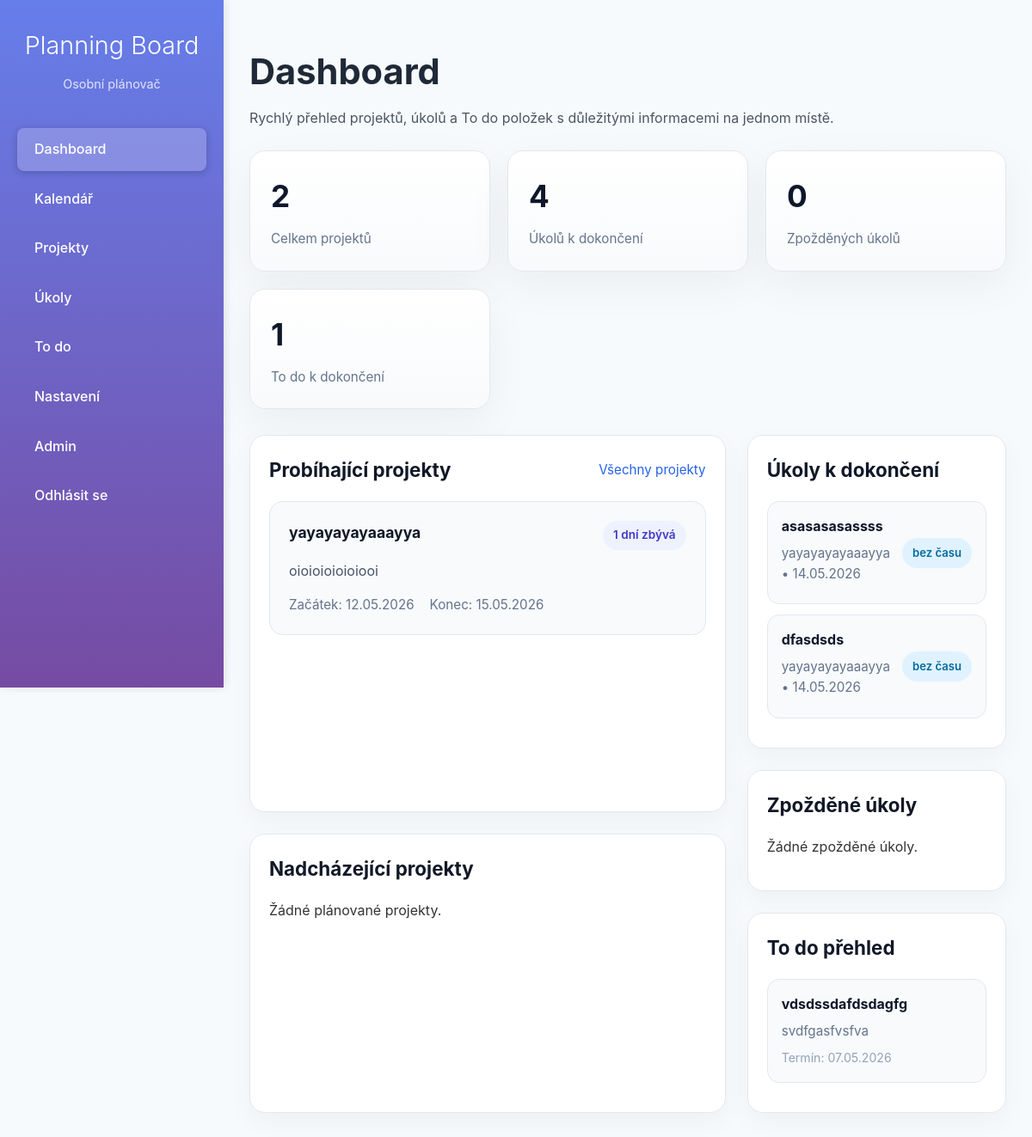
Page /tasks/ (signed in) on the committed database.
### tasks/models.py (models this page shows, shortened)
class Project(models.Model):
    user = models.ForeignKey(User, on_delete=models.CASCADE)
    title = models.CharField(max_length=200)
    description = models.TextField(blank=True)
    start_date = models.DateField()
    end_date = models.DateField()
    calendar = models.ForeignKey(Calendar, on_delete=models.CASCADE)
    completed = models.BooleanField(default=False)
    @property
    def remaining_days(self):
        from datetime import date
        today = date.today()
        return max(0, (self.end_date - today).days)

class Task(models.Model):
    PRIORITY_HIGH = 1
    PRIORITY_MEDIUM = 2
    PRIORITY_LOW = 3
    PRIORITY_CHOICES = [
        (PRIORITY_HIGH, "Vysoká"),
        (PRIORITY_MEDIUM, "Střední"),
        (PRIORITY_LOW, "Nízká"),
    ]
    project = models.ForeignKey(Project, on_delete=models.CASCADE, related_name="tasks")
    user = models.ForeignKey(User, on_delete=models.CASCADE)
    title = models.CharField(max_length=255)
    description = models.TextField(blank=True)
    date = models.DateField()
    start_time = models.TimeField(null=True, blank=True)
    end_time = models.TimeField(null=True, blank=True)
    priority = models.IntegerField(choices=PRIORITY_CHOICES, default=PRIORITY_MEDIUM)
    tags = models.ManyToManyField(Tag, blank=True)
    completed = models.BooleanField(default=False)
    created_at = models.DateTimeField(auto_now_add=True)

class Todo(models.Model):
    user = models.ForeignKey(User, on_delete=models.CASCADE)
    title = models.CharField(max_length=255)
    description = models.TextField(blank=True)
    due_date = models.DateField()
    completed = models.BooleanField(default=False)
    created_at = models.DateTimeField(auto_now_add=True)

### tasks/views.py (the view)
# urls.py: path("", views.dashboard, name="dashboard"),
@login_required
def dashboard(request):
    user = request.user
    calendar = Calendar.objects.filter(user=user).first()
    if not calendar:
        calendar = Calendar.objects.create(user=user, field="Můj kalendář")
    total_projects = Project.objects.filter(user=user).count()
    total_tasks = Task.objects.filter(user=user).count()
    completed_tasks = Task.objects.filter(user=user, completed=True).count()
    pending_tasks = total_tasks - completed_tasks
    total_todos = Todo.objects.filter(user=user).count()
    completed_todos = Todo.objects.filter(user=user, completed=True).count()
    pending_todos = total_todos - completed_todos
    week_ago = timezone.now() - timedelta(days=7)
    recent_tasks = Task.objects.filter(
        user=user,
        created_at__gte=week_ago
    ).order_by('-created_at')[:5]
    today_tasks = Task.objects.filter(
        user=user,
        date=date.today()
    ).order_by('start_time')
    today_todos = Todo.objects.filter(
        user=user,
        due_date=date.today()
    ).order_by('created_at')
    current_projects = Project.objects.filter(
        user=user,
        start_date__lte=date.today(),
        end_date__gte=date.today()
    ).order_by('end_date')
    upcoming_projects = Project.objects.filter(
        user=user,
        start_date__gt=date.today()
    ).order_by('start_date')
    overdue_projects = Project.objects.filter(
        user=user,
        end_date__lt=date.today()
    ).order_by('-end_date')
    pending_tasks_list = Task.objects.filter(
        user=user,
        completed=False,
        project__completed=False
    ).order_by('date', 'start_time')[:6]
    overdue_tasks = Task.objects.filter(
        user=user,
        completed=False,
        project__completed=False,
        date__lt=date.today()
    ).order_by('date', 'start_time')[:6]
    recent_completed_tasks = Task.objects.filter(
        user=user,
        completed=True
    ).order_by('-date')[:6]
    todo_pending = Todo.objects.filter(
        user=user,
        completed=False
    ).order_by('due_date')[:6]
    todo_completed = Todo.objects.filter(
        user=user,
        completed=True
    ).order_by('-due_date')[:6]
    context = {
        'calendar': calendar,
        'total_projects': total_projects,
        'total_tasks': total_tasks,
        'completed_tasks': completed_tasks,
        'pending_tasks': pending_tasks,
        'overdue_tasks': overdue_tasks.count(),
        'total_todos': total_todos,
        'completed_todos': completed_todos,
        'pending_todos': pending_todos,
        'recent_tasks': recent_tasks,
        'today_tasks': today_tasks,
        'current_projects': current_projects,
        'upcoming_projects': upcoming_projects,
        'overdue_projects': overdue_projects,
        'pending_tasks_list': pending_tasks_list,
        'overdue_tasks_list': overdue_tasks,
        'recent_completed_tasks': recent_completed_tasks,
        'todo_pending': todo_pending,
        'todo_completed': todo_completed,
        'today_todos': today_todos,
    }
    return render(request, "tasks/dashboard.html", context)

### tasks/templates/tasks/dashboard.html (shortened to what this page needs)
{% extends "base.html" %}
{% block content %}
<div class="dashboard">
    <div class="dashboard-header">
        <div>
            <h1>Dashboard</h1>
            <p>Rychlý přehled projektů, úkolů a To do položek s důležitými informacemi na jednom místě.</p>
        </div>
    </div>
    <div class="stats-grid">
        <div class="stat-card">
            <h3>{{ total_projects }}</h3>
            <p>Celkem projektů</p>
        </div>
        <div class="stat-card">
            <h3>{{ pending_tasks }}</h3>
            <p>Úkolů k dokončení</p>
        </div>
        <div class="stat-card">
            <h3>{{ overdue_tasks }}</h3>
            <p>Zpožděných úkolů</p>
        </div>
        <div class="stat-card">
            <h3>{{ pending_todos }}</h3>
            <p>To do k dokončení</p>
        </div>
    </div>
    <div class="dashboard-content">
        <div class="main-column">
            <div class="section section-panel">
                <div class="section-title-row">
                    <h2>Probíhající projekty</h2>
                    <a href="{% url 'tasks:project_list' %}" class="small-link">Všechny projekty</a>
                </div>
                {% if current_projects %}
                    <div class="project-grid">
                        {% for project in current_projects %}
                            <div class="project-card project-card-large">
                                <div class="project-card-header">
                                    <h3><a href="{% url 'tasks:project_detail' project.pk %}">{{ project.title }}</a></h3>
                                    <span class="project-badge">{{ project.remaining_days }} dní zbývá</span>
                                </div>
                                <p>{{ project.description|truncatechars:120|default:"Bez popisu" }}</p>
                                <div class="project-meta-row">
                                    <span>Začátek: {{ project.start_date|date:"d.m.Y" }}</span>
                                    <span>Konec: {{ project.end_date|date:"d.m.Y" }}</span>
                                </div>
                            </div>
                        {% endfor %}
                    </div>
                {% else %}
                    <p>Momentálně žádné probíhající projekty.</p>
                {% endif %}
            </div>
            <div class="section section-panel">
                <div class="section-title-row">
                    <h2>Nadcházející projekty</h2>
                </div>
                {% if upcoming_projects %}
                    <div class="project-grid">
                        {% for project in upcoming_projects %}
                            <div class="project-card project-card-small">
                                <h4><a href="{% url 'tasks:project_detail' project.pk %}">{{ project.title }}</a></h4>
                                <p>{{ project.description|truncatechars:100|default:"Bez popisu" }}</p>
                                <div class="project-meta-row">
                                    <span>Začíná: {{ project.start_date|date:"d.m.Y" }}</span>
                                    <span>Konec: {{ project.end_date|date:"d.m.Y" }}</span>
                                </div>
                            </div>
                        {% endfor %}
                    </div>
                {% else %}
                    <p>Žádné plánované projekty.</p>
                {% endif %}
            </div>
        </div>
        <aside class="side-column">
            <div class="section section-panel">
                <div class="section-title-row">
                    <h2>Úkoly k dokončení</h2>
                </div>
                {% if pending_tasks_list %}
                    <ul class="task-list">
                        {% for task in pending_tasks_list %}
                            <li class="task-item{% if task.completed %} completed{% endif %}">
                                <div class="task-info">
                                    <h4>{{ task.title }}</h4>
                                    <p>{{ task.project.title }} • {{ task.date|date:"d.m.Y" }}</p>
                                </div>
                                <span class="task-chip">{% if task.start_time %}{{ task.start_time }}{% else %}bez času{% endif %}</span>
                            </li>
                        {% endfor %}
                    </ul>
                {% else %}
                    <p>Momentálně žádné úkoly k dokončení.</p>
                {% endif %}
            </div>
            <div class="section section-panel">
                <div class="section-title-row">
                    <h2>Zpožděné úkoly</h2>
                </div>
                {% if overdue_tasks_list %}
                    <ul class="task-list">
                        {% for task in overdue_tasks_list %}
                            <li class="task-item overdue">
                                <div class="task-info">
                                    <h4>{{ task.title }}</h4>
                                    <p>{{ task.project.title }} • {{ task.date|date:"d.m.Y" }}</p>
                                </div>
                                <span class="task-chip overdue-chip">po termínu</span>
                            </li>
                        {% endfor %}
                    </ul>
                {% else %}
                    <p>Žádné zpožděné úkoly.</p>
                {% endif %}
            </div>
            <div class="section section-panel">
                <div class="section-title-row">
                    <h2>To do přehled</h2>
                </div>
                {% if todo_pending %}
                    <ul class="task-list">
                        {% for todo in todo_pending %}
                            <li class="task-item{% if todo.completed %} completed{% endif %}">
                                <div class="task-info">
                                    <h4>{{ todo.title }}</h4>
                                    <p>{{ todo.description|truncatechars:60 }}</p>
                                    <small>Termín: {{ todo.due_date|date:"d.m.Y" }}</small>
                                </div>
                            </li>
                        {% endfor %}
                    </ul>
                {% else %}
                    <p>Žádné nesplněné To do.</p>
                {% endif %}
            </div>
        </aside>
    </div>
</div>
{% endblock %}

### tasks/static/tasks/style.css (style rules this page uses)
body { margin: 0; font-family: Arial, sans-serif; }

### templates/base.html (style rules this page uses)
* { box-sizing: border-box; }
body { margin: 0; font-family: -apple-system, BlinkMacSystemFont, 'Segoe UI', Roboto, 'Helvetica Neue', Arial, sans-serif; background: #f7fafc; color: #333; line-height: 1.6; }

### tasks/templates/tasks/dashboard.html (style rules this page uses)
.dashboard { max-width: 1280px; margin: 0 auto; padding: 20px 0; }
.dashboard-header { margin-bottom: 25px; }
.dashboard-header h1 { margin: 0 0 8px 0; font-size: 2.6rem; color: #1f2937; }
.dashboard-header p { margin: 0; color: #4b5563; font-size: 1rem; }
.stats-grid { display: grid; grid-template-columns: repeat(auto-fit, minmax(220px, 1fr)); gap: 20px; margin-bottom: 30px; }
.stat-card { background: linear-gradient(180deg, #ffffff 0%, #f8fafc 100%); padding: 24px; border-radius: 18px; border: 1px solid #e5e7eb; box-shadow: 0 16px 50px rgba(15, 23, 42, 0.05); }
.stat-card h3 { margin: 0 0 10px 0; font-size: 2.2rem; color: #0f172a; }
.stat-card p { margin: 0; color: #64748b; font-size: 0.95rem; }
.dashboard-content { display: grid; grid-template-columns: 2.2fr 1fr; gap: 25px; }
.main-column, .side-column { display: grid; gap: 25px; }
.section { background: white; border-radius: 18px; border: 1px solid #e5e7eb; padding: 22px; box-shadow: 0 10px 30px rgba(15, 23, 42, 0.04); }
.section-title-row { display: flex; justify-content: space-between; align-items: center; margin-bottom: 18px; }
.section h2 { margin: 0; font-size: 1.4rem; color: #111827; }
.small-link { color: #2563eb; text-decoration: none; font-size: 0.95rem; }
.project-grid { display: grid; gap: 16px; }
.project-card { background: #f8fafc; border-radius: 16px; border: 1px solid #e2e8f0; padding: 18px; }
.project-card-large { padding: 22px; }
.project-card-header { display: flex; justify-content: space-between; align-items: flex-start; gap: 12px; margin-bottom: 12px; }
.project-card h3, .project-card h4 { margin: 0; color: #111827; font-size: 1.1rem; }
.project-card h3 a, .project-card h4 a { color: inherit; text-decoration: none; }
.project-badge { background: #eef2ff; color: #4338ca; padding: 6px 12px; border-radius: 9999px; font-size: 0.85rem; font-weight: 600; }
.project-card p { margin: 0 0 14px 0; color: #475569; line-height: 1.6; }
.project-meta-row { display: flex; justify-content: flex-start; gap: 18px; flex-wrap: wrap; color: #64748b; font-size: 0.95rem; }
.task-list, .todo-list { list-style: none; padding: 0; margin: 0; }
.task-item { display: flex; justify-content: space-between; align-items: center; gap: 14px; padding: 16px; margin-bottom: 12px; background: #f8fafc; border-radius: 14px; border: 1px solid #e2e8f0; }
.task-info h4, .todo-info h4 { margin: 0 0 6px 0; font-size: 1rem; color: #0f172a; }
.task-info p, .todo-info p { margin: 0 0 6px 0; color: #64748b; font-size: 0.95rem; }
.task-info small, .todo-info small { color: #94a3b8; font-size: 0.88rem; }
.task-chip, .overdue-chip { white-space: nowrap; font-size: 0.82rem; font-weight: 600; padding: 7px 12px; border-radius: 9999px; }
.task-chip { background: #e0f2fe; color: #0369a1; }

### rows in the picture
Project: title "yayayayayaaayya", remaining_days "1", description "oioioioioioiooi", start_date "12.05.2026", end_date "15.05.2026"
Task: title "asasasasassss", project "yayayayayaaayya", date "14.05.2026", shows "bez času"
Task: title "dfasdsds", project "yayayayayaaayya", date "14.05.2026", shows "bez času"
Todo: title "vdsdssdafdsdagfg", description "svdfgasfvsfva", due_date "07.05.2026"

### other values in the picture
{{ total_projects }} "2"
{{ pending_tasks }} "4"
{{ overdue_tasks }} "0"
{{ pending_todos }} "1"
